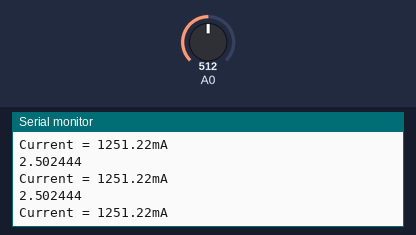
This sketch was run on a simulated Arduino Uno, built with avr-gcc and run on an emulated ATmega328P. Parts: the last lines printed to the serial monitor. Inputs (shaded band) come from the test bench; at power-on: A0 = 512.

Above: at 1.3 s.
1.4 s: A0 set to 716
At 1.82 s:
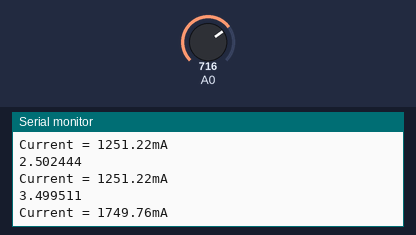
2.9 s: A0 set to 900
At 3.32 s:
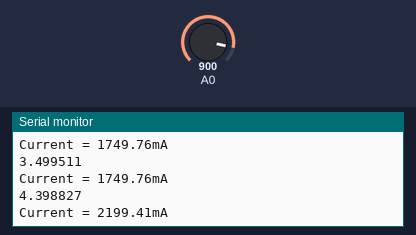
Timing chart, 0 to 5.9 s (numbered marks = the images above; inputs shaded):
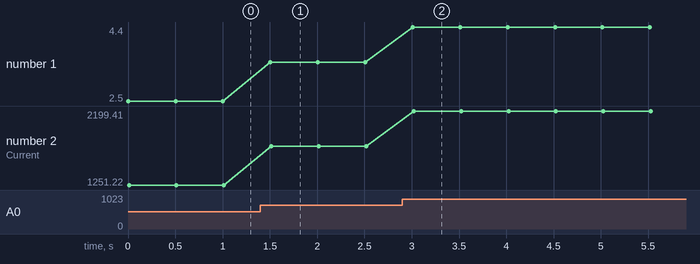

Measured:
- after the input at 1.4 s, the serial monitor: prints a new line after 0.11 s (image 1)
- after the input at 2.9 s, the serial monitor: prints a new line after 0.11 s (image 2)
- plotted number 1: 2.5 → 3.5 after the input at 1.4 s, 3.5 → 4.4 after the input at 2.9 s
- plotted number 2: 1251.22 → 1749.76 after the input at 1.4 s, 1749.76 → 2199.41 after the input at 2.9 s

The sketch:

ammeter.ino
```cpp
float Vacross,Iamp = 0.0000;
const int Shunt_Res = 2.2;

void setup() {
  Serial.begin(9600);
}

void loop() {
  Vacross = analogRead(A0);
  //Serial.println(Vacross);
  Vacross = (Vacross * 5.0) / 1023.0;
  Iamp = (Vacross * 1000) / Shunt_Res;
  Serial.println(Vacross,6);
  Serial.print("Current = ");
  Serial.print(Iamp);
  Serial.println("mA");
  delay(500);
}
```
